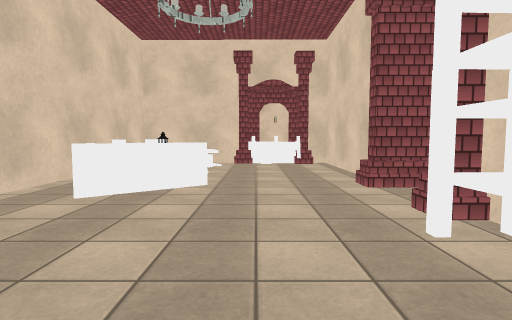
view 1 (above)

20 first-person views from a walk through a 3-D level made in the Unity game engine. The camera is 1.2 m above the floor, tilts 4° down and sees 80° across. Doors are open. The floor is counted in squares, 1 m on a side. Each view is taken from the middle of a square. On the plan, view 1 faces up. The plan holds only what a view shows up to about 13 squares ahead; the rest is blank. The place goes on beyond the plan. Some animated figures are left out. Surface patterns are stand-ins for the level's own textures.

view 2
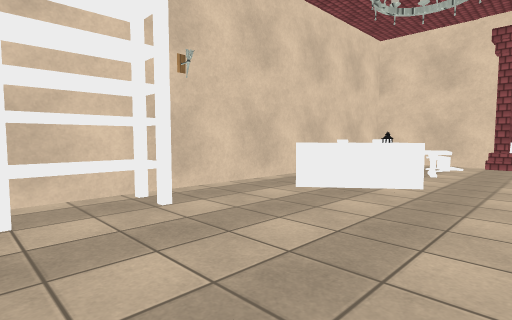

view 3
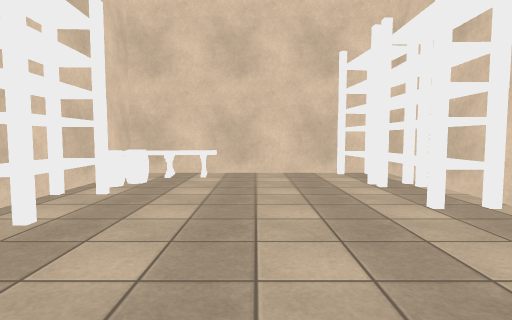

view 4
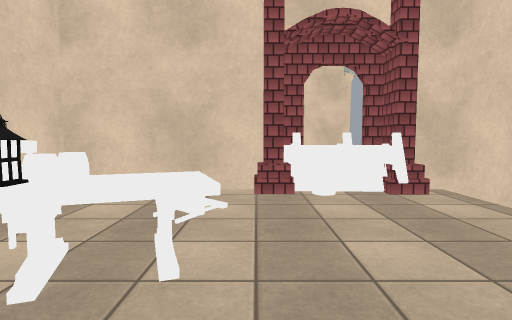

view 5
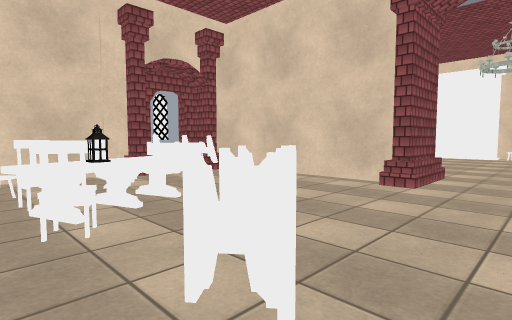

view 6
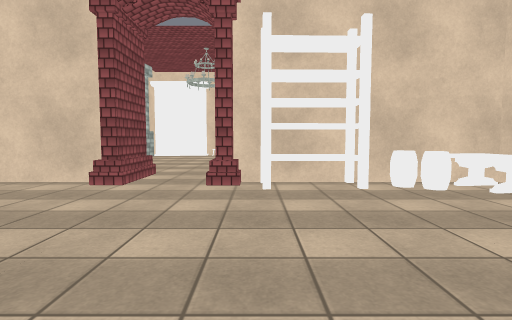

view 7
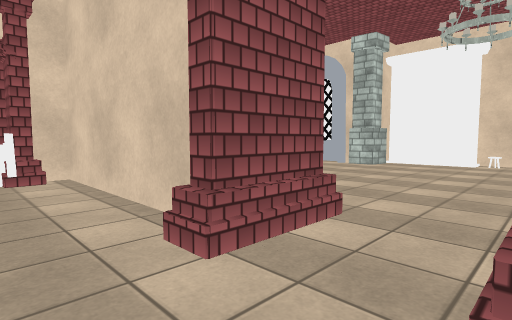

view 8
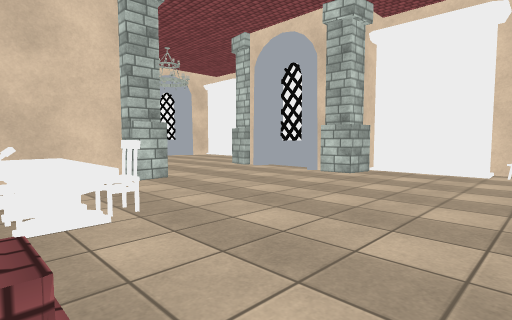

view 9
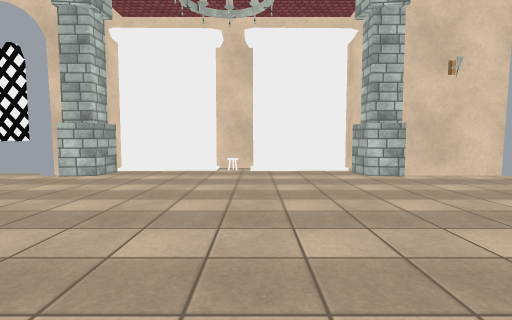

view 10
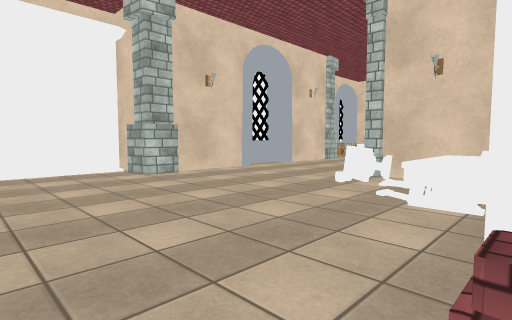

view 11
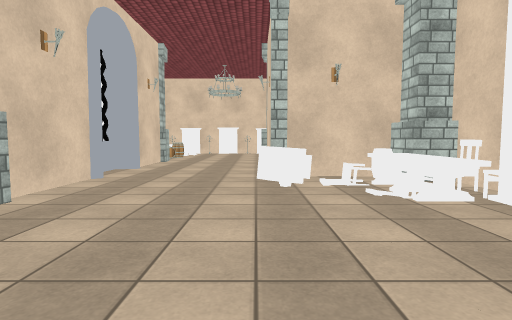

view 12
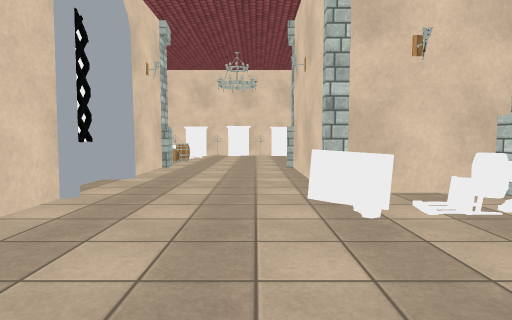

view 13
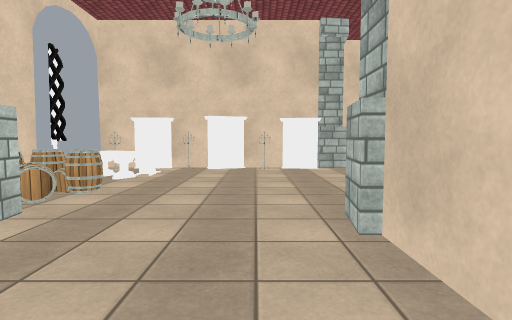

view 14
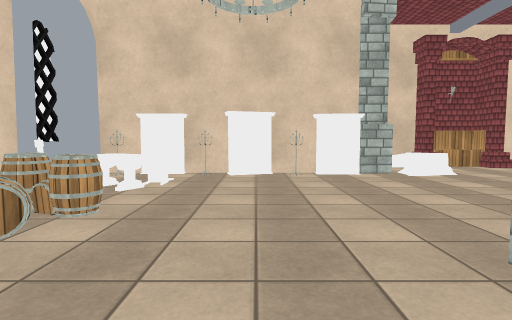

view 15
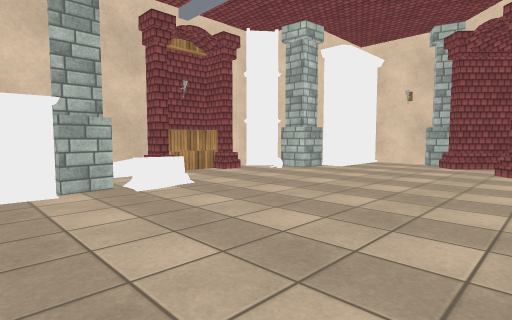

view 16
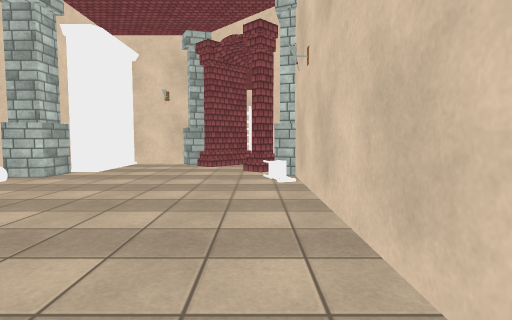

view 17
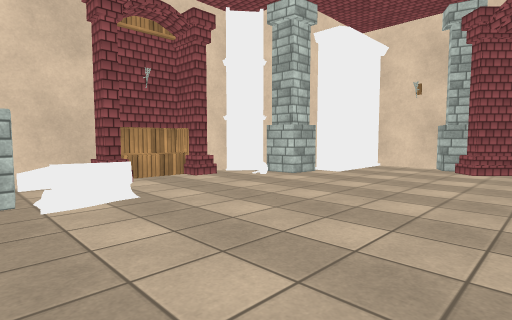

view 18
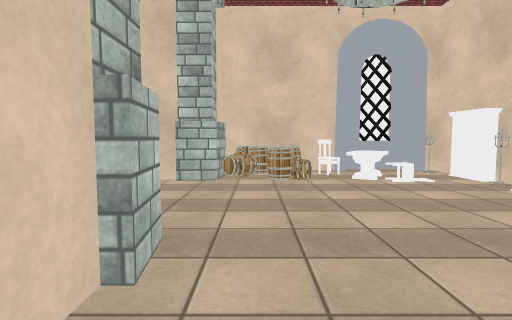

view 19
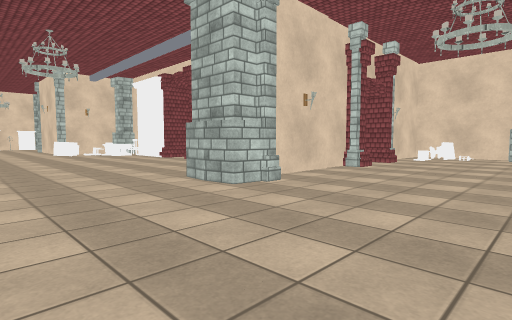

view 20
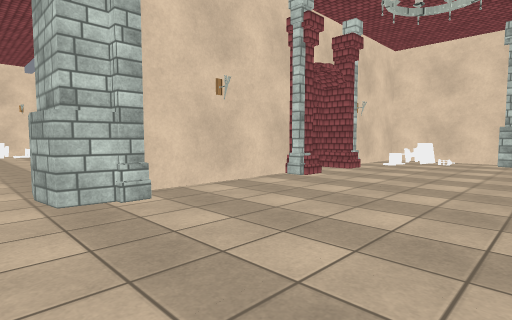

### Floor plan
Points are (right, up) in squares from view 1. A wall is a line through its corners. A room is listed if a view was taken in it or the views show most of it. See-through windows are left out.
Room 1 (views 1, 2, 3, 4, 5, 6, 7)
walls: (3, 4.4) (3, 5.2); (3, 7.6) (3, 8.2); (3.4, 8.1) (3.4, 15.3) (2.5, 15.3); (-0.4, 14.7) (-0.8, 14.7) (-0.8, 15.3) (-5.6, 15.3) (-5.6, -2.6); (2.8, 14.7) (2.1, 14.7) (2.1, 15.5) (1.6, 15.5); (-4.9, -2.7) (3.4, -2.7) (3.4, 4.6) (3, 4.6); (0.2, 15.5) (-0.4, 15.5)
low walls: (2.7, 4.5) (2.7, 5.4); (2.7, 7.6) (2.7, 8.2)
ways out: opening at (2.5, 6.5) to room 2
objects: shelf (-5, -2) to (-4, 0); shelf (-5, 1) to (-4, 3); barrel (-5, 14); barrel (-5, 15); table (-4, 6) to (-2, 8); chair (-4, 9) to (-4, 10); chair (-4, 11) to (-4, 12); table (-3, 10) to (-2, 11); lantern (-3, 11); chair (-2, 13); table (0, -2) to (3, -1); barrel (0, 14) to (1, 15); barrel (2, -1) to (2, 0); shelf (2, 2) to (3, 4); table (2, 14); barrel (3, 0)
Room 2 (views 8, 9, 10, 11, 12, 13, 14, 15, 16, 17, 18, 19, 20)
walls: (4.4, 0.1) (4.4, -1.5); (5.1, 7.6) (2.7, 7.6); (5.6, -2.7) (8.6, -2.7); (9.4, -3.4) (9.4, -8.5); (16.5, 2.3) (17.5, 2.3); (14.9, -2.1) (14.9, 1.1); (17.4, 6) (17.4, 7.6); (15.3, -4.5) (15.3, -3.4); (15.5, -5) (15.5, -3.8); (8.5, 15.3) (5.8, 15.3); (8.5, -9.7) (-0.8, -9.7); (15.3, 13.5) (15.3, 14.8); (15.5, 13.5) (15.5, 14.9); (14.9, -8.6) (14.9, -5.9); (2.5, 16.3) (7.9, 16.3); (1.9, 16.9) (2.5, 16.9); (-0.4, 17) (-0.4, 15.9); (-2, -10.8) (-2.4, -11.2); (17.4, -14) (17.4, -9.9); (-5.1, -12) (-4.1, -13) (-4.5, -13.4); (8.4, -17.2) (9.9, -17.3); (8.5, -17.4) (9.9, -17.6); (9.9, -17.7) (15.9, -17.7); (14.5, -17.8) (14.5, -17.4) (16, -17.3); (-5.6, -14.4) (-5.6, -16); (16, -17.7) (17.4, -17.7) (17.4, -17.2); (18, -16.9) (18, -14.5); (4.6, -19.5) (5.1, -19.5); (2.2, -19.5) (2.2, -20.8) (4.2, -20.8); (1.8, -19.5) (2.4, -19.5); (5.1, -20.2) (7, -20.2); (2.4, -20.6) (4.4, -20.6); (0.5, -20.2) (1.4, -20.2)
low walls: (15.4, -4.9) (15.4, -4.4); (1.9, 17.1) (2.5, 17.1); (-0.2, 17.1) (-0.2, 16); (-4.9, -11.8) (-4.5, -12.3); (2.4, -19.5) (2.4, -20); (2.1, -20) (4.5, -20)
ways out: opening at (2.5, 6.5) to room 1
objects: pillar (-6, 21) to (-5, 22); other object (-5, -17) to (-2, -17); pillar (-5, -14); pillar (-1, -18) to (0, -18); pillar (-1, 17); other object (0, -20); chair (0, -10); pillar (3, 17); other object (5, -19); pillar (5, -2); chair (5, 0); chair (5, 1); other object (5, 2) to (5, 4); chair (5, 11); other object (5, 12) to (6, 13); barrel (6, -2); table (6, -1) to (7, 1); table (6, 10) to (6, 11); table (6, 13); pillar (7, -19) to (8, -18); chair (7, 11); pillar (8, 17) to (9, 17); pillar (9, -10) to (9, -9); pillar (9, -3) to (9, -2); table (9, -2) to (10, -1); pillar (9, 15) to (10, 16); pillar (10, 17); other object (11, -17); other object (12, -17) to (13, -17); other object (14, -17); table (15, -15) to (16, -14); other object (15, -12) to (16, -11); pillar (15, -10) to (16, -9); pillar (15, 2); pillar (15, 11) to (16, 12); chair (16, -14) to (16, -13); other object (17, -17); other object (17, 3) to (17, 6); other object (17, 8) to (17, 11)

Where each view was taken, in squares from view 1:
view 1: 0 up, 0 right, facing up
view 2: 0 up, 1 right, facing up-left
view 3: 8 up, 1 left, facing down
view 4: 8 up, 1 left, facing up
view 5: 5 up, 5 left, facing up-right
view 6: 4 up, 5 left, facing right
view 7: 5 up, 1 right, facing up-right
view 8: 6 up, 5 right, facing up-right
view 9: 6 up, 5 right, facing right
view 10: 7 up, 5 right, facing down-right
view 11: 7 up, 10 right, facing down
view 12: 4 up, 11 right, facing down
view 13: 5 down, 11 right, facing down
view 14: 7 down, 12 right, facing down
view 15: 10 down, 10 right, facing down-left
view 16: 11 down, 9 right, facing left
view 17: 11 down, 8 right, facing down-left
view 18: 11 down, 6 right, facing right
view 19: 23 up, 15 right, facing down-left
view 20: 23 up, 11 right, facing down-left
